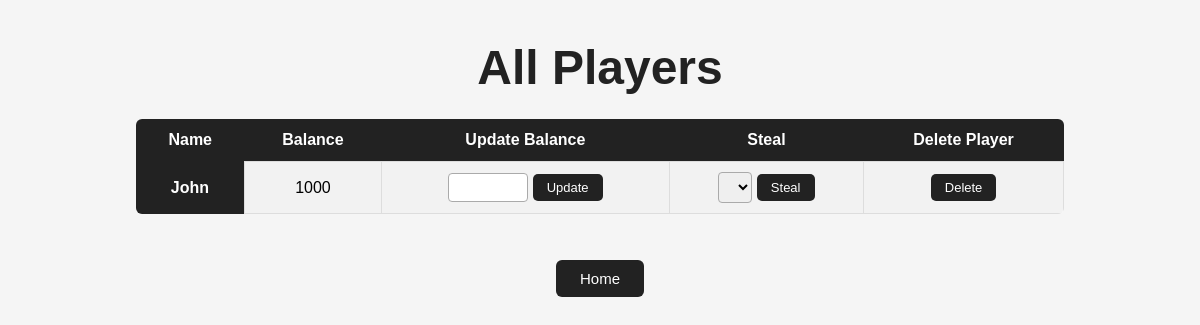
Before: /players with the older database file.
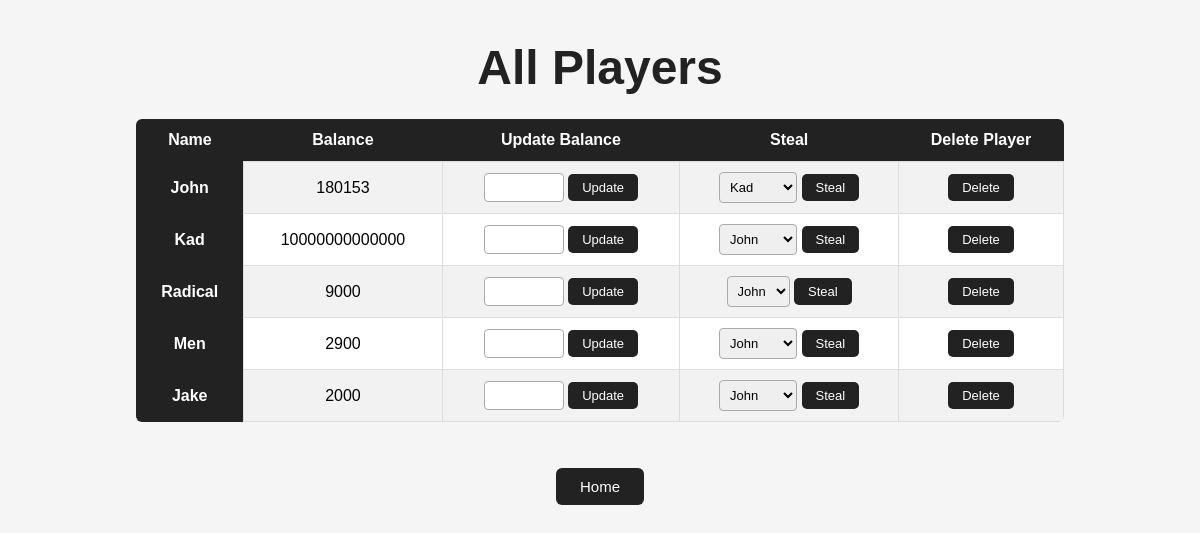
After: the same page with the newer database file.
### tables this page shows
CREATE TABLE players (
                            name TEXT PRIMARY KEY,
                            balance INTEGER
                        );

### main.py (the view)
@app.route('/players')
def players():
    all_players = db.getAllPlayers()
    if "username" in session:
        username = session.get("username")
        result = db.login(username)
        balance = result[1]
        return render_template("players.html", players=all_players, username=username,balance=balance)
    else:
        return render_template("players.html", players=all_players, username=None, balance=None)

### main.py (called while the page is built)
@app.before_request
def load_user():
    if "username" in session:
        if request.endpoint not in ("playerHome", "logout", "static", "players", "steal_money", "update_balance"):
            return redirect(url_for("playerHome"))

@app.after_request
def no_cache(response):
    response.headers["Cache-Control"] = "no-store, no-cache, must-revalidate"
    response.headers["Pragma"] = "no-cache"
    response.headers["Expires"] = "0"
    return response

    def getAllPlayers(self):
        con = sqlite3.connect("players.db")
        rows = con.execute("SELECT name, balance FROM players").fetchall()
        con.close()
        return rows

### templates/players.html (shortened to what this page needs)
<!DOCTYPE html>
<html lang="en">
<head><title>Players</title>
    <link rel=stylesheet href="/static/players.css">
</head>
<body>
    <h1>All Players</h1>
    {% if username %}
        <table>
            <!--
                This section displays the current user's name and
                balance and option to update balance
            -->
                <tr>
                    <th scope="col">Name</th>
                    <th scope="col">Balance</th>
                    <th scope="col">Update Balance</th>
                </tr>
                <tr>
                    <th scope="row">{{ username }}</th>
                    <td>{{ balance }}</td>
                    <td><form method="post" action="/update_balance"><input type="number" name="balance" required>
                            <button type="submit">Update</button>
                    </form>
                    </td>
                </tr>
            </table>
            <table>
                <!--
                    This section displays all other players in
                    the database and their respective balances and
                    the option to steal from them
                -->
                    <tr>
                        <th scope="col">Name</th>
                        <th scope="col">Balance</th>
                        <th scope="col">Steal</th>
                    </tr>
                    {% for player in players if player[0] != username %}
                    <tr>
                        <th scope="row">{{ player[0] }}</th>
                        <td> {{ player[1] }}</td>
                        <td><form method="post" action="/steal_money"><input type="hidden" name="steal" value="{{ player[0] }}">
                                <button type="submit">Steal</button>
                            </form>
                        </td>
                    </tr>
                    {% endfor %}
            </table>
            <a href="/userPage" class="button">Dashboard</a>
    {% else %}
        <table>
            <tr>
                <th scope="col">Name</th>
                <th scope="col">Balance</th>
                <th scope="col">Update Balance</th>
                <th scope="col">Steal</th>
                <th scope="col">Delete Player</th>
            </tr>
            {% for player in players %}
                <tr>
                    <th scope="row">{{ player[0] }}</th>
                    <td>{{ player[1] }}</td>
                    <td><form method="post" action="/update_balance">
                        <input type="number" name="balance" required>
                        <button type="submit">Update</button>
                    </form>
                    </td>
                    <td><form method="post" action="/steal_money">
                        <select name="targetName">
                            {% for target in players %}
                                {%if target[0] != player[0] %}
                                    <option value="{{ target[0] }}">{{ target[0] }}</option>
                                    {% endif %}
                                {% endfor %}
                        </select>
                        <button type="submit">Steal</button>
                    </form>
                    </td>
                    <td>
                    <form method="post" action="/remove_player"><input type="hidden" name="remove" value="{{ player[0] }}">
                            <button type="submit">Delete</button>
                    </form>
                    </td>
                </tr>
        {% endfor %}
        </table>
        <a href="/" class="button">Home</a>
    {% endif %}
</body>
</html>

### static/players.css (style rules this page uses)
* { margin: 0; padding: 0; box-sizing: border-box; }
html, body { font-family: sans-serif; background-color: #f5f5f5; }
body { display: flex; flex-direction: column; align-items: center; padding: 40px 20px; }
h1 { font-size: 48px; color: #222; margin-bottom: 24px; }
table { border-collapse: collapse; width: 80%; background-color: white; border-radius: 6px; overflow: hidden; }
table:first-of-type { margin-bottom: 30px; }
th { background-color: #222; color: white; padding: 12px; text-align: center; }
td { border: 1px solid #ddd; padding: 10px 12px; text-align: center; }
tr:nth-child(even) { background-color: #f2f2f2; }
.button { display: inline-block; padding: 10px 24px; background-color: #222; color: white; border-radius: 6px; text-decoration: none; font-size: 15px; border: none; margin-top: 16px; }
button[type="submit"] { padding: 6px 14px; background-color: #222; color: white; border: none; border-radius: 5px; font-size: 13px; cursor: pointer; }
input[type="number"] { padding: 6px; font-size: 13px; border: 1px solid #aaa; border-radius: 4px; width: 80px; }
select { padding: 6px; font-size: 13px; border: 1px solid #aaa; border-radius: 4px; }

Changed rows visible on the page:
changed players "John": balance "1000" → "180153"; targetName (not shown) → "Kad"
added players: name "Kad", balance "10000000000000"
added players: name "Radical", balance "9000"
added players: name "Men", balance "2900"
added players: name "Jake", balance "2000"
